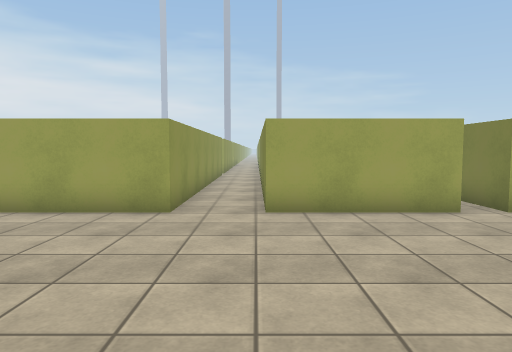
View 1 (above)

24 first-person views from a walk through a Unity game level. The camera is 1.3 m above the floor, tilts 4° down and sees 70° across. The floor is counted in squares, 1 m on a side. Each view is taken from the middle of a square. On the plan, view 1 faces up. The plan holds only what a view shows up to about 15 squares ahead; the rest is blank. The place goes on beyond the plan. Surface patterns are stand-ins for the level's own textures.

View 2
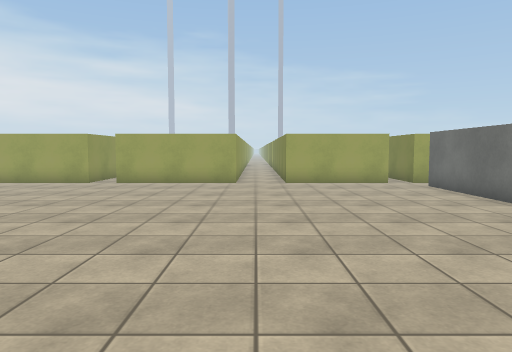

View 3
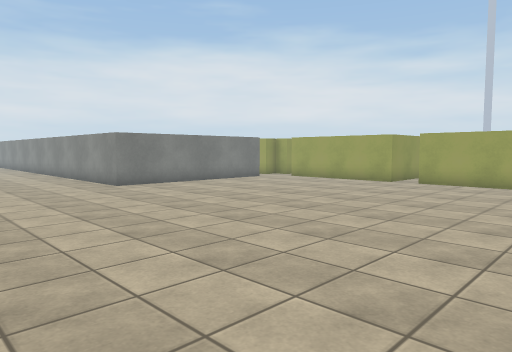

View 4
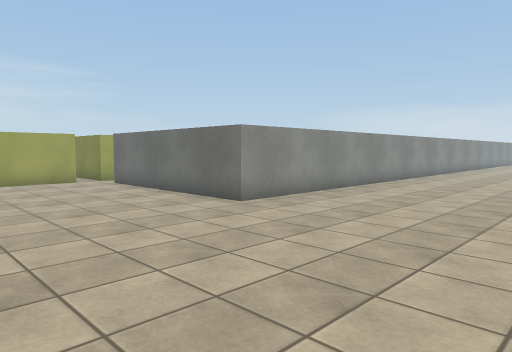

View 5
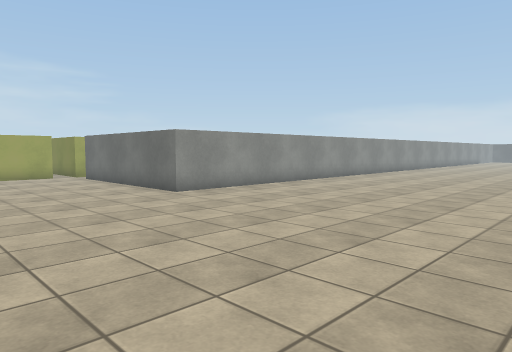

View 6
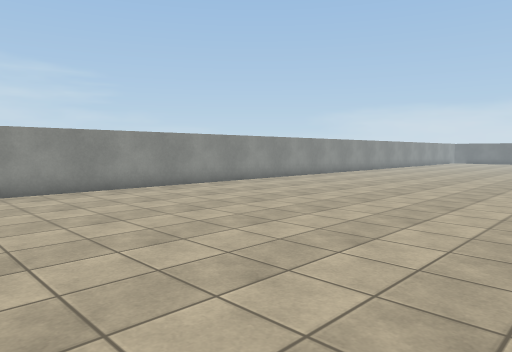

View 7
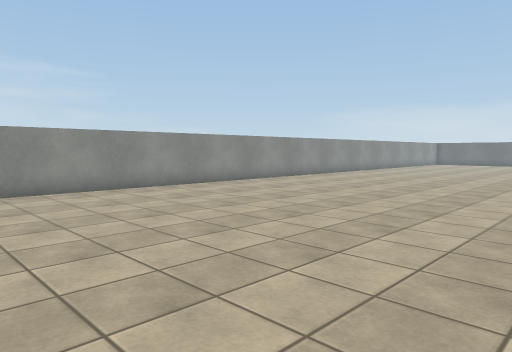

View 8
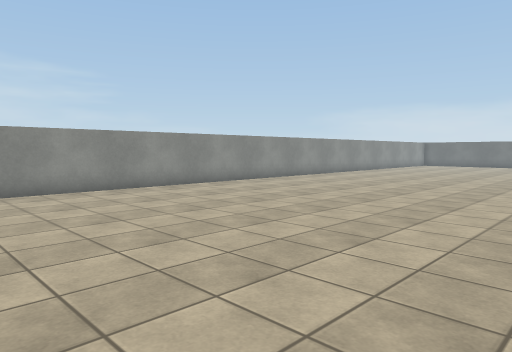

View 9
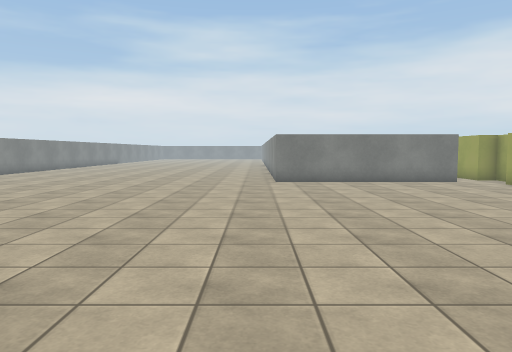

View 10
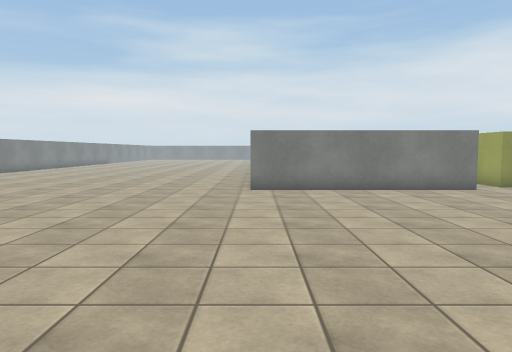

View 11
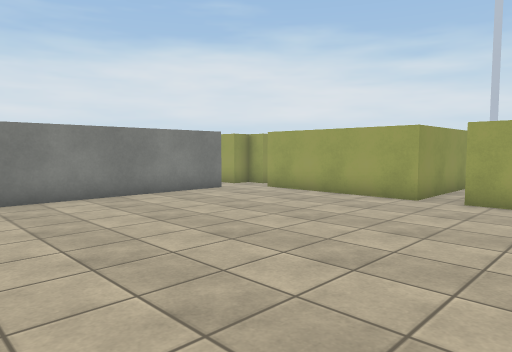

View 12
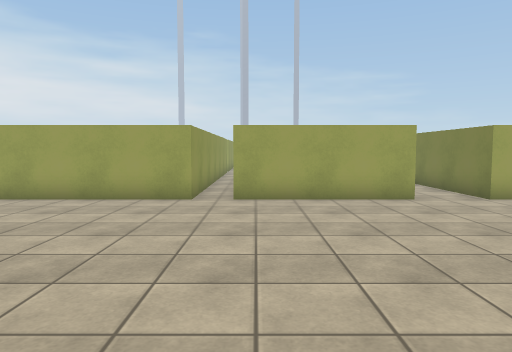

View 13
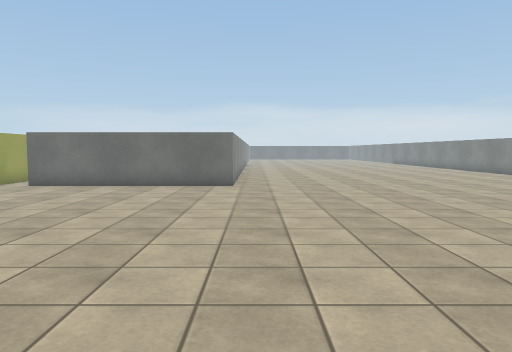

View 14
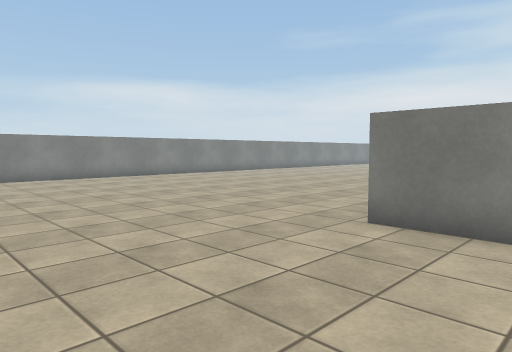

View 15
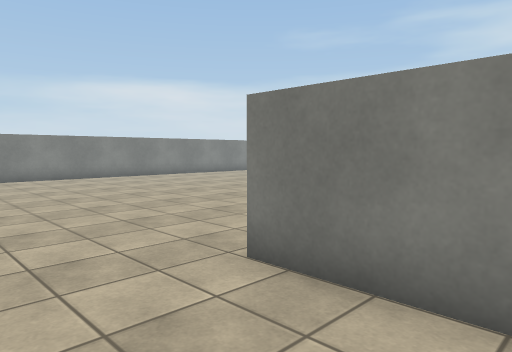

View 16
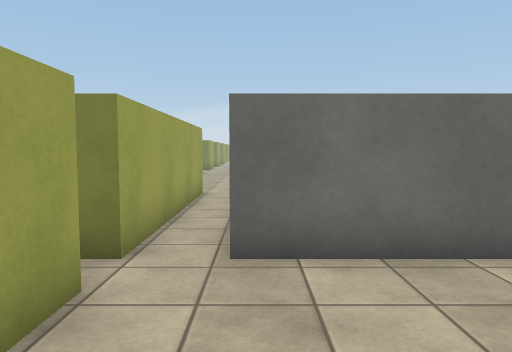

View 17
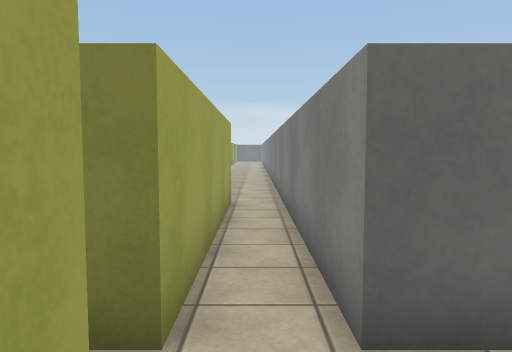

View 18
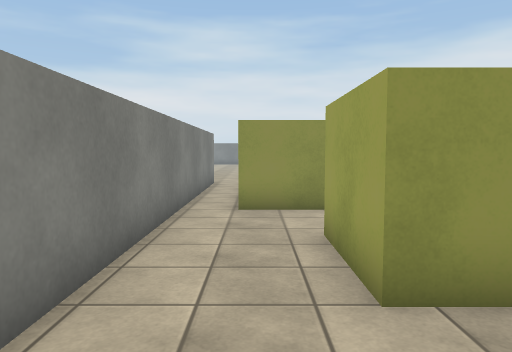

View 19
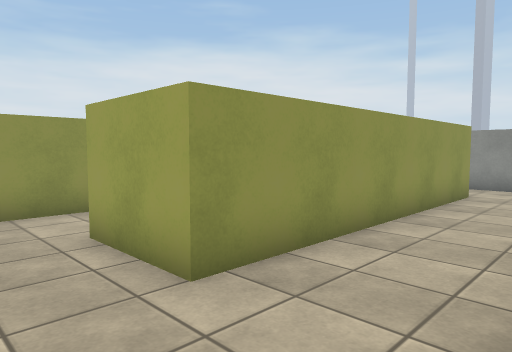

View 20
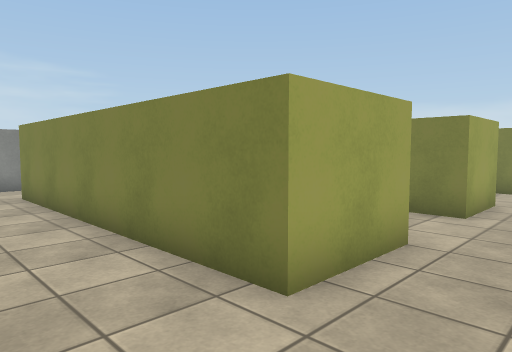

View 21
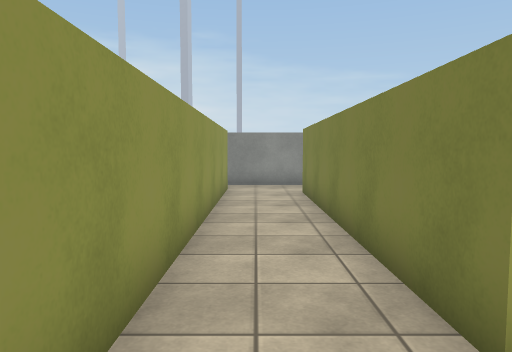

View 22
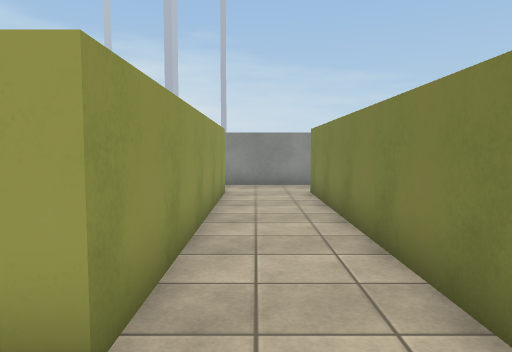

View 23
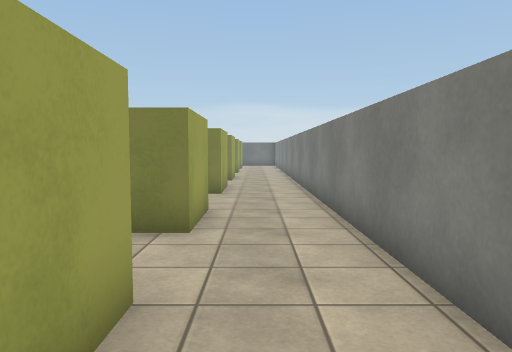

View 24
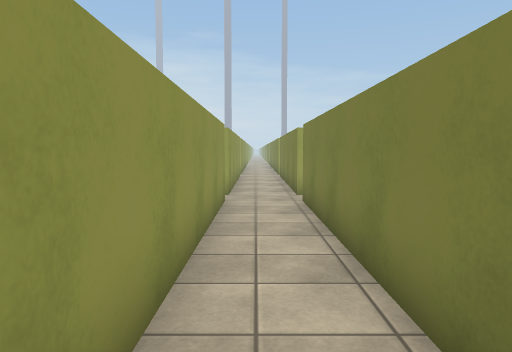

### Floor plan
Points are (right, up) in squares from view 1. A wall is a line through its corners. A room is listed if a view was taken in it or the views show most of it. See-through windows are left out.
Room 1 (views 1, 2, 3, 4, 5, 6, 7, 8, 9, 10, 11, 12, 13, 14, 15, 16, 17, 20, 24)
walls: (4.4, 7.6) (0.2, 7.6) (0.2, 16.5); (-11.8, -15.5) (-11, -15.5); (12, 7.6) (5.3, 7.6); (-14, 6.4) (-14, -1.2) (-16.5, -1.2); (-14.8, -15.5) (-14, -15.5); (-7.7, 13) (-7.7, 7.6) (-13.1, 7.6); (-1.8, 16.5) (-1.8, 7.6) (-6.6, 7.6); (21.5, -1.1) (5.3, -1.2) (5.3, 6.3) (12.5, 6.3)
ways out: opening at (13, 7) to room 2; opening at (-14, 7)
Room 2 (views 18, 19, 21, 22, 23)
walls: (21.5, 9) (19.7, 9) (19.7, 16.5); (17, 16.5) (17, 9) (14.4, 9) (14.4, 16.5); (12.5, 6.3) (21.5, 6.3); (12, 16.5) (12, 7.6)
ways out: opening at (13, 7) to room 1

Where each view was taken, in squares from view 1:
view 1: 0 up, 0 right, facing up
view 2: 7 down, 1 left, facing up
view 3: 7 down, 1 left, facing up-left
view 4: 8 down, 1 left, facing up-right
view 5: 11 down, 1 left, facing up-right
view 6: 13 down, 5 right, facing up-right
view 7: 13 down, 10 right, facing up-right
view 8: 13 down, 13 right, facing up-right
view 9: 2 down, 1 right, facing left
view 10: 1 down, 2 left, facing left
view 11: 2 down, 4 left, facing up-left
view 12: 2 down, 6 left, facing up
view 13: 2 down, 8 left, facing right
view 14: 2 up, 8 left, facing down-left
view 15: 2 up, 11 left, facing down-left
view 16: 6 up, 1 right, facing right
view 17: 7 up, 3 right, facing right
view 18: 8 up, 20 right, facing left
view 19: 7 up, 20 right, facing up-left
view 20: 7 up, 12 right, facing up-right
view 21: 7 up, 13 right, facing up
view 22: 7 up, 18 right, facing up
view 23: 8 up, 14 right, facing right
view 24: 10 up, 1 left, facing up
